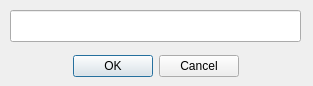
<?xml version="1.0" encoding="UTF-8"?>
<ui version="4.0">
 <class>AddBookmarkDlg</class>
 <widget class="QDialog" name="AddBookmarkDlg">
  <property name="geometry">
   <rect>
    <x>0</x>
    <y>0</y>
    <width>313</width>
    <height>86</height>
   </rect>
  </property>
  <property name="windowTitle">
   <string>Dialog</string>
  </property>
  <widget class="QLineEdit" name="bookmarkName">
   <property name="geometry">
    <rect>
     <x>10</x>
     <y>10</y>
     <width>291</width>
     <height>32</height>
    </rect>
   </property>
  </widget>
  <widget class="QDialogButtonBox" name="buttonBox">
   <property name="geometry">
    <rect>
     <x>0</x>
     <y>50</y>
     <width>311</width>
     <height>32</height>
    </rect>
   </property>
   <property name="standardButtons">
    <set>QDialogButtonBox::Cancel|QDialogButtonBox::Ok</set>
   </property>
   <property name="centerButtons">
    <bool>true</bool>
   </property>
  </widget>
 </widget>
 <resources/>
 <connections>
  <connection>
   <sender>buttonBox</sender>
   <signal>rejected()</signal>
   <receiver>AddBookmarkDlg</receiver>
   <slot>reject()</slot>
   <hints>
    <hint type="sourcelabel">
     <x>159</x>
     <y>104</y>
    </hint>
    <hint type="destinationlabel">
     <x>156</x>
     <y>42</y>
    </hint>
   </hints>
  </connection>
  <connection>
   <sender>buttonBox</sender>
   <signal>accepted()</signal>
   <receiver>AddBookmarkDlg</receiver>
   <slot>accept()</slot>
   <hints>
    <hint type="sourcelabel">
     <x>159</x>
     <y>104</y>
    </hint>
    <hint type="destinationlabel">
     <x>156</x>
     <y>42</y>
    </hint>
   </hints>
  </connection>
 </connections>
</ui>
